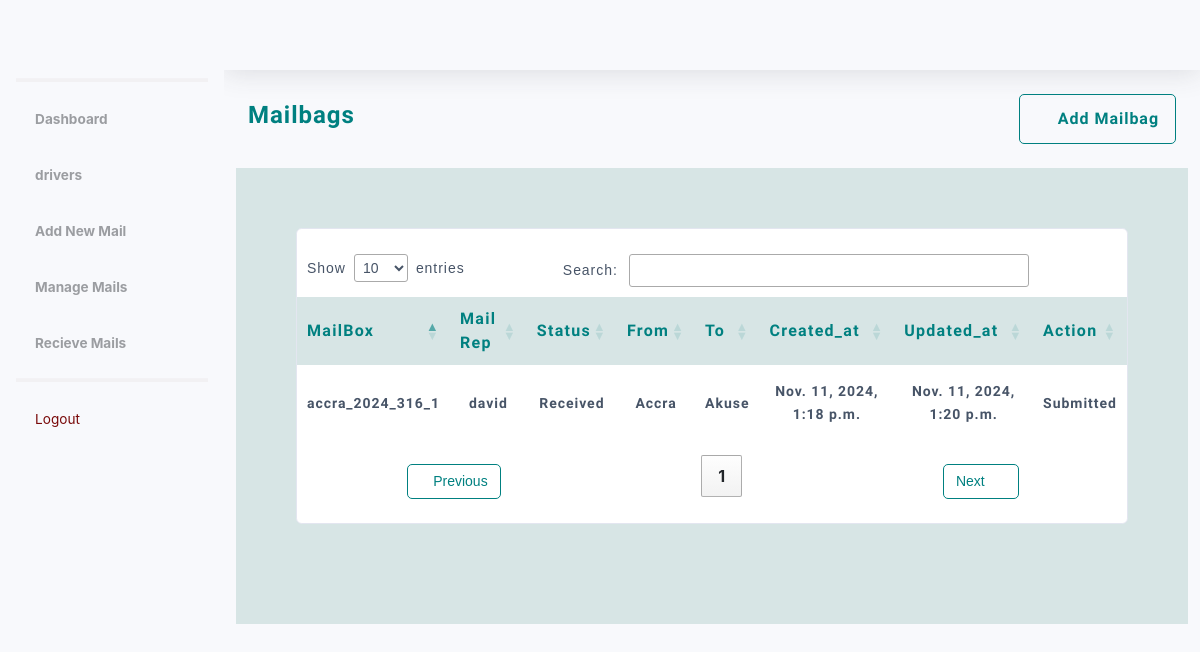
The app's page /dashboard/mailboxes (signed in) with its own data.
### mail/models.py (models this page shows, shortened)
class ModelInherit(models.Model):
    created_at = models.DateTimeField(auto_now_add=True)
    updated_at = models.DateTimeField(auto_now=True)

class MailBox(ModelInherit):
    mail_id = models.CharField(max_length=200, unique=True)
    handling_officer = models.CharField(max_length=100)
    dispatch_date = models.DateField(auto_now_add=True)
    mail_status = models.CharField(max_length=50, default='Drafted', choices=MAIL_STATUS)
    remarks = models.TextField(blank=True, null=True)
    to_location = models.ForeignKey(Location, on_delete=models.PROTECT, related_name='to_location')
    from_location = models.ForeignKey(Location, on_delete=models.PROTECT, related_name='from_location')
    assigned_to = models.ForeignKey(AssignedTo, on_delete=models.SET_NULL, null=True, blank=False)
    created_by = models.ForeignKey(User, on_delete=models.PROTECT)

class ModelInherit(models.Model):
    created_at = models.DateTimeField(auto_now_add=True)
    updated_at = models.DateTimeField(auto_now=True)

### authentication/models.py (models this page shows, shortened)
class Location(models.Model):
    name = models.CharField(max_length=100, unique=True)
    created_at = models.DateTimeField(auto_now_add=True)
    updated_at = models.DateTimeField(auto_now=True)

### management/views.py (the view)
# urls.py: path('mailboxes', MailBoxListView.as_view(), name='mail_boxes'),
@method_decorator([login_required, registry_required], name='dispatch')
class MailBoxListView(ListView):
    model = MailBox
    template_name = 'mail/mail_box_list.html'
    context_object_name = 'mailboxes'
    def get_context_data(self, **kwargs):
        context = super().get_context_data(**kwargs)
        today = timezone.now().date()
        context['mailboxes'] = MailBox.objects.filter(dispatch_date=today, from_location=self.request.user.location)
        drafted_past_mailboxes = MailBox.objects.filter(dispatch_date__lt=today, from_location=self.request.user.location, mail_status="Drafted")
        context['has_past_drafted_mailboxes'] = drafted_past_mailboxes.exists()
        context['drafted_past_mailboxes'] = drafted_past_mailboxes
        return context

### management/templatetags/custom_tags.py (called while the page is built)
@register.simple_tag(takes_context=True)
def get_locations(context):
    request = context['request']
    user_location = request.user.location
    if request.user.is_authenticated and request.user.is_admin:
        locations = Location.objects.all()
    else:
        locations = Location.objects.exclude(id=user_location.id)
    return locations

### templates/mail/mail_box_list.html (shortened to what this page needs)
{% load static %}
<!DOCTYPE html>
<html lang="en">
<head>
  {% include 'components/css.html' %}
  <link rel="stylesheet" href="https://cdn.datatables.net/1.10.4/css/jquery.dataTables.min.css">
</head>
<body id="page-top">
  <div id="wrapper">
    {% include 'components/sidebar.html' %}
    <div id="content-wrapper" class="d-flex flex-column">
      <div id="content">
        {% include 'components/navbar.html' %}
        <div class="container-fluid">
          <div class="row">
            <div class="col-12">
              <div class="d-flex justify-content-between align-items-center mb-4 custom-div">
                <h2>Mailbags</h2>
                <span>
                  <a href="{% url 'add_new_mailbox' %}" class="custom-a"><i class="fas fa-plus"></i>Add Mailbag</a>
                </span>
              </div>
            </div>
            <div class="col-12" style="background-color: rgb(215,229,229); padding: 60px;">
              <div class="card">
                <div class="table-responsive">
                  <table table table-condensed table-hover" id="table_id" width="100%" cellspacing="0">
                    <thead>
                      <tr>
                        <th>MailBox</th>
                        <th>Mail Rep</th>
                        <th>Status</th>
                        <th>From</th>
                        <th>To</th>
                        <th>Created_at</th>
                        <th>Updated_at</th>
                        <th>Action</th>
                      </tr>
                    </thead>
                    <tbody>
                      {% for mailbox in mailboxes %}
                      <tr>
                        <td>{{mailbox.mail_id}}</td>
                        <td>{{mailbox.handling_officer}}</td>
                        <td>{{mailbox.mail_status}}</td>
                        <td>{{mailbox.from_location.name}}</td>
                        <td>{{mailbox.to_location.name}}</td>
                        <td>{{mailbox.created_at}}</td>
                        <td>{{mailbox.updated_at}}</td>
                        {% if mailbox.mail_status == "Drafted" %}
                        <td>
                          <a href="{% url 'add_individual_mail' mailbox.pk %}"><i class="fas fa-plus"></i></a>
                          <a  href="{% url 'final_submittion' mail_id=mailbox.pk %}"><i class="fas fa-paper-plane"></i></a>
                        </td>
                        {% else %}
                        <td>Submitted</td>
                        {% endif %}
                      </tr>
                      {% endfor %}
                    </tbody>
                  </table>
                </div>
              </div>
            </div>
          </div>
        </div>
      </div>
    </div>
  </div>
</body>
</html>

### templates/mail/mail_box_list.html (style rules this page uses)
table { border-collapse: collapse; text-align: center; line-height: 24px; }
thead th { font-family: 'Nunito Sans'; font-size: 16px; color: #008080 !important; background-color: #d7e5e5 !important; font-weight: 700 !important; font-style: normal; letter-spacing: 0.08rem; }
td { font-family: "Nunito Sans"; color: #475467 !important; font-size: 14px; font-style: normal; font-weight: 600; letter-spacing: 0.06rem; line-height: 22.4px; }
h2 { font-family: 'Nunito Sans'; line-height: 32.4px; font-weight: 600; font-style: normal; font-size: 24px; letter-spacing: 0.06rem; color: #008080 !important; }
.custom-a { font-family: 'Nunito Sans', sans-serif; line-height: 32.4px; font-weight: 600; font-style: normal; font-size: 16px; letter-spacing: 0.06rem; color: #008080; text-decoration: none; padding: 8px 16px; border: 1px solid #008080; border-radius: 5px; display: inline-flex; align-items: center; transition: background-color 0.3s ease, color 0.3s ease, box-shadow 0.3s ease; cursor: pointer; }
.custom-a i { margin-right: 8px; }
table.dataTable thead th, table.dataTable thead td { border: none !important; }
table.dataTable.no-footer { border-bottom: 1px solid #ffffff !important; }
table.dataTable tbody th, table.dataTable tbody td { padding: 15px 10px !important; }

### records on screen
MailBox: mail_id "accra_2024_316_1", handling_officer "david", mail_status "Received", from_location.name "Accra", to_location.name "Akuse", created_at "Nov. 11, 2024, 1:18 p.m.", updated_at "Nov. 11, 2024, 1:20 p.m.", shows "Submitted"
